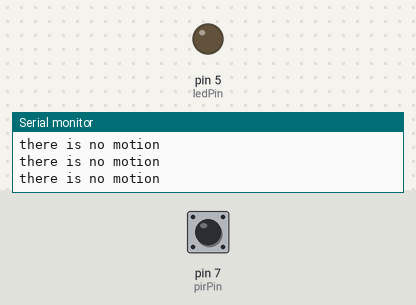
This sketch was run on a simulated Arduino Uno, built with avr-gcc and run on an emulated ATmega328P. Shown: output pins drawn as LEDs (lit = HIGH), the last lines printed to the serial monitor. Dashed ring = blinking. Inputs (shaded band) come from the test bench; at power-on: pin 7 (pirPin) LOW.

Above: at 1.2 s.
1.3 s: pin 7 (pirPin) driven HIGH
At 2.5 s:
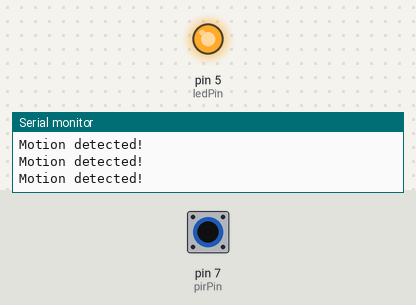
2.8 s: pin 7 (pirPin) driven LOW
At 3.6 s:
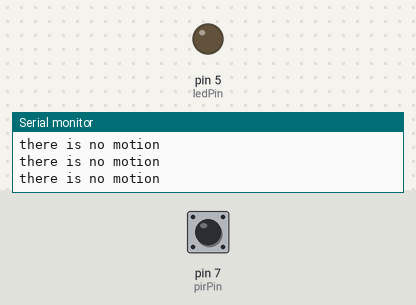
5.8 s: pin 7 (pirPin) pulsed HIGH 2 times (0.12 s each, 0.3 s apart)
At 5.89 s:
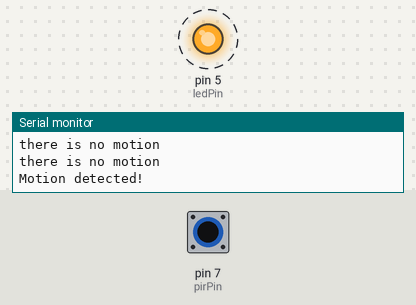
9.4 s: pin 7 (pirPin) pulsed HIGH 2 times (0.12 s each, 0.3 s apart)
At 11.0 s:
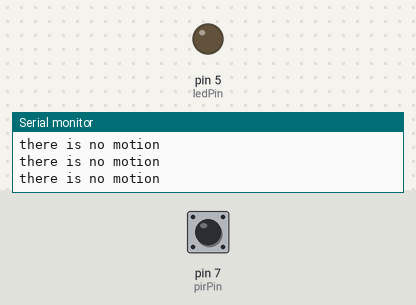
Timing chart, 0 to 12.5 s (numbered marks = the images above; inputs shaded):
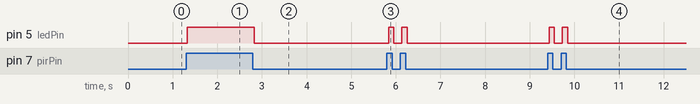

The sketch:

20_July_2025_class_note.ino
```cpp
const int pirPin = 7;
const int ledPin = 5;

void setup() {
  Serial.begin(9600);
  /*
    Serial.begin()
    diye amra muloto amader terminal screen ta initialize kori arki
    C programming e amra jemon print kore terminal e dekhi
    temon ekhane terminal e dekhar jonno jonno ebhabe Serial.begin() diye eta ke initialize kore nite hbe

    and ekhane jei value ta pass kora hoise 9600
    eta hocche baud rate
    what is baud rate?
    baud rate hocche basically amder ei terminal ta koto character per sec e dekhaite parbe sheia
    eta ek ekta board'r khetre ek ek rokom hoy
    Arduino UNO te baud rate etai fix
    */
  pinMode(pirPin, INPUT);
  /*
    PIR = passive infrared ray
    it's a sensor which sense mototion
    and sensor always sense kore data input ney
    er jonnei ekhane INPUT newa hoise
    */
  pinMode(ledPin, OUTPUT);
}

void loop() {

  int pirState = digitalRead(pirPin);
  /*
    digitalRead is oposite of digitalWrite()
    digitalRead() means read a value
    mane input newa ek kothay
    */

  if (pirState == HIGH) {
    Serial.println("Motion detected!");
    digitalWrite(ledPin, HIGH);
  } else {
    Serial.println("there is no motion");
    digitalWrite(ledPin, LOW);
  }
}
```

Measured:
- after the input at 1.3 s, pin 5 (ledPin): LOW → HIGH at once
- after the input at 2.8 s, pin 5 (ledPin): HIGH → LOW at once
- after the input at 5.8 s, pin 5 (ledPin): alternates HIGH for 0.11 s and LOW for 0.19 s, 4 changes in all, then stays LOW, starting at once
- after the input at 9.4 s, pin 5 (ledPin): alternates HIGH for 0.11 s and LOW for 0.19 s, 4 changes in all, then stays LOW, starting at once
